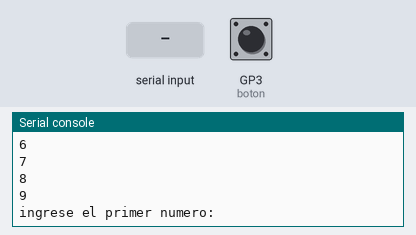
The program below on a simulated Raspberry Pi Pico running MicroPython. Parts: the last lines printed to the serial console. The inputs (shaded band) are chosen by the test bench; at power-on: GP3 (boton) HIGH.

Above: at 1.2 s.
1.3 s: "5" typed at the serial console, then Enter
At 2.5 s:
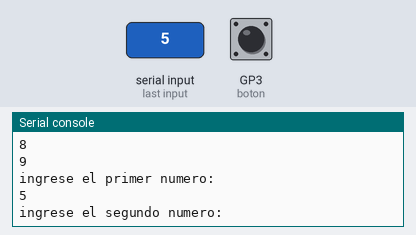
2.8 s: "90" typed at the serial console, then Enter
At 3.6 s:
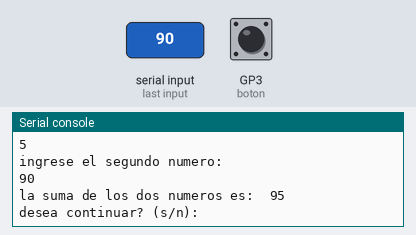
4.3 s: "n" typed at the serial console, then Enter
At 4.8 s:
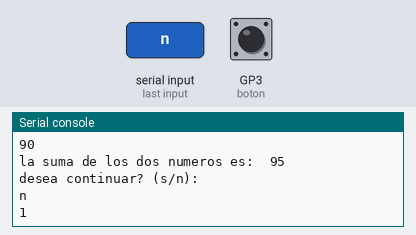
5.8 s: GP3 (boton) pulled LOW for 1 s
At 7.5 s:
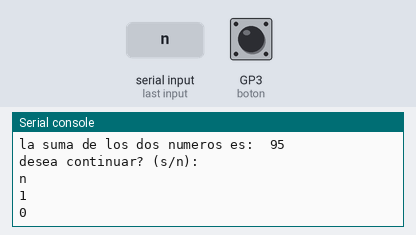
Timing chart, 0 to 9.0 s (numbered marks = the images above; inputs shaded):
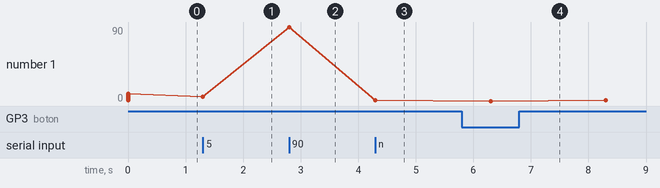

The program:

class3.py
```python
# WHILE
# El bucle while ejecuta repetidamente un bloque de código siempre que una condición sea verdadera.
# La condición se verifica antes de cada iteración, y si es verdadera, se ejecuta el bloque de código.
# Si la condición se vuelve falsa en algún momento, se sale del bucle y se continúa con la siguiente instrucción después del bucle.
# Aquí tienes ejemplos de bucle while:

# 1 - Bucle while con condicional

numero1 = 1

while numero1 < 10: # hasta que numero1 no sea >= a 10, no va a finalizar el bucle.
    print(numero1)
    numero1 += 1 # esto hace incrementar el valor de la variable numero1


# 2 - Bucle while True

while True: # Al no haber una condicional, el bucle se repetirá indefinidamente
    numero1 = int(input("ingrese el primer numero: "))
    numero2 = int(input("ingrese el segundo numero: "))
    print("la suma de los dos numeros es: ", numero1 + numero2)

    respuesta = input("desea continuar? (s/n): ") # pide una respuesta (s/n)

    if respuesta == "n":
        break    # break hace que el bucle se detenga


# Botones
# un botón es un componente físico que se utiliza como entrada digital.
# Cuando el botón es presionado o soltado, cambia el estado de un pin GPIO (General Purpose Input/Output), permitiendo que el microcontrolador detecte e interactúe con eventos del mundo físico.

# Con la función Pin vas a indicar que pin quieres utilizar en tu raspberry pi pico para utilizar un botón
# en este ejemplo utilizaré el pin GPIO3 y debemos indicar que este Pin es un puerto de entrada ( Pin.IN ) y la acción que hará este botón ( PULL_UP/PULL_DOWN)

# PULL_UP
from machine import Pin
import utime
boton = Pin(3,Pin.IN,Pin.PULL_UP)
while True:
    print(boton.value())
    utime.sleep(2)

# PULL_DOWN
from machine import Pin
from time import sleep

boton = Pin(5, Pin.IN, Pin.PULL_DOWN)

while True:
    if boton.value():
        print("Botón presionado")
    else:
        print("Botón no presionado")

    sleep(1)


# LED
# Los LEDs básicos son dispositivos de dos pines: un ánodo (+) y un cátodo (-).
# Para encender y apagar un LED en MicroPython, simplemente se conecta el ánodo a un pin GPIO configurado como salida y el cátodo a tierra (GND).
# Se puede controlar encendiéndolo o apagándolo con comandos sencillos.


from machine import Pin
import time

led = Pin(15, Pin.OUT)  # Configura el GPIO 15 como salida

while True:
    led.on()  # Enciende el LED
    time.sleep(1)  # Espera 1 segundo
    led.off()  # Apaga el LED
    time.sleep(1)  # Espera 1 segundo`
```

Measured:
- after the input at 1.3 s, the serial console: prints a new line at once (image 1)
- after the input at 2.8 s, the serial console: prints a new line at once (image 2)
- after the input at 4.3 s, the serial console: prints a new line at once (image 3)
- after the input at 5.8 s, the serial console: prints a new line after 0.50 s (image 4)
- plotted number 1: 5 → 90 after the input at 2.8 s, 90 → 1 after the input at 4.3 s
